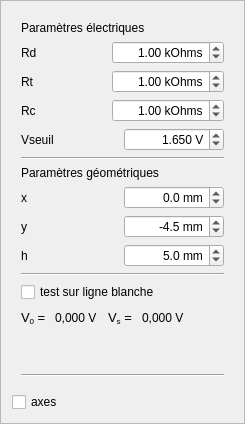
      <widget class="QFrame" name="frame_2">
       <property name="frameShape">
        <enum>QFrame::StyledPanel</enum>
       </property>
       <property name="frameShadow">
        <enum>QFrame::Raised</enum>
       </property>
       <layout class="QVBoxLayout" name="verticalLayout_7">
        <item>
         <widget class="QWidget" name="widgetExtension" native="true">
          <layout class="QVBoxLayout" name="verticalLayout_6">
           <item>
            <widget class="QLabel" name="label_26">
             <property name="text">
              <string>Paramètres électriques</string>
             </property>
            </widget>
           </item>
           <item>
            <layout class="QHBoxLayout" name="horizontalLayout_19">
             <item>
              <widget class="QLabel" name="label_17">
               <property name="text">
                <string>Rd</string>
               </property>
              </widget>
             </item>
             <item>
              <widget class="QDoubleSpinBox" name="doubleRd">
               <property name="minimumSize">
                <size>
                 <width>100</width>
                 <height>0</height>
                </size>
               </property>
               <property name="alignment">
                <set>Qt::AlignRight|Qt::AlignTrailing|Qt::AlignVCenter</set>
               </property>
               <property name="correctionMode">
                <enum>QAbstractSpinBox::CorrectToPreviousValue</enum>
               </property>
               <property name="suffix">
                <string> kOhms</string>
               </property>
               <property name="minimum">
                <double>0.010000000000000</double>
               </property>
               <property name="maximum">
                <double>1000.000000000000000</double>
               </property>
               <property name="value">
                <double>1.000000000000000</double>
               </property>
              </widget>
             </item>
            </layout>
           </item>
           <item>
            <layout class="QHBoxLayout" name="horizontalLayout_20">
             <item>
              <widget class="QLabel" name="label_18">
               <property name="text">
                <string>Rt</string>
               </property>
              </widget>
             </item>
             <item>
              <widget class="QDoubleSpinBox" name="doubleRt">
               <property name="minimumSize">
                <size>
                 <width>100</width>
                 <height>0</height>
                </size>
               </property>
               <property name="alignment">
                <set>Qt::AlignRight|Qt::AlignTrailing|Qt::AlignVCenter</set>
               </property>
               <property name="suffix">
                <string> kOhms</string>
               </property>
               <property name="minimum">
                <double>0.010000000000000</double>
               </property>
               <property name="maximum">
                <double>1000.000000000000000</double>
               </property>
               <property name="value">
                <double>1.000000000000000</double>
               </property>
              </widget>
             </item>
            </layout>
           </item>
           <item>
            <layout class="QHBoxLayout" name="horizontalLayout_23">
             <item>
              <widget class="QLabel" name="labelRc">
               <property name="text">
                <string>Rc</string>
               </property>
              </widget>
             </item>
             <item>
              <widget class="QDoubleSpinBox" name="doubleRc">
               <property name="minimumSize">
                <size>
                 <width>100</width>
                 <height>0</height>
                </size>
               </property>
               <property name="alignment">
                <set>Qt::AlignRight|Qt::AlignTrailing|Qt::AlignVCenter</set>
               </property>
               <property name="suffix">
                <string> kOhms</string>
               </property>
               <property name="minimum">
                <double>0.010000000000000</double>
               </property>
               <property name="maximum">
                <double>1000.000000000000000</double>
               </property>
               <property name="value">
                <double>1.000000000000000</double>
               </property>
              </widget>
             </item>
            </layout>
           </item>
           <item>
            <layout class="QHBoxLayout" name="horizontalLayout_29">
             <item>
              <widget class="QLabel" name="labelVseuil">
               <property name="text">
                <string>Vseuil</string>
               </property>
              </widget>
             </item>
             <item>
              <widget class="QDoubleSpinBox" name="doubleVseuil">
               <property name="minimumSize">
                <size>
                 <width>100</width>
                 <height>0</height>
                </size>
               </property>
               <property name="alignment">
                <set>Qt::AlignRight|Qt::AlignTrailing|Qt::AlignVCenter</set>
               </property>
               <property name="suffix">
                <string> V</string>
               </property>
               <property name="decimals">
                <number>3</number>
               </property>
               <property name="maximum">
                <double>3.300000000000000</double>
               </property>
               <property name="singleStep">
                <double>0.100000000000000</double>
               </property>
               <property name="value">
                <double>1.650000000000000</double>
               </property>
              </widget>
             </item>
            </layout>
           </item>
           <item>
            <widget class="Line" name="line_2">
             <property name="orientation">
              <enum>Qt::Horizontal</enum>
             </property>
            </widget>
           </item>
           <item>
            <widget class="QLabel" name="label_25">
             <property name="text">
              <string>Paramètres géométriques</string>
             </property>
            </widget>
           </item>
           <item>
            <layout class="QHBoxLayout" name="horizontalLayout_24">
             <item>
              <widget class="QLabel" name="label_22">
               <property name="text">
                <string>x</string>
               </property>
              </widget>
             </item>
             <item>
              <widget class="QDoubleSpinBox" name="doubleX">
               <property name="minimumSize">
                <size>
                 <width>100</width>
                 <height>0</height>
                </size>
               </property>
               <property name="alignment">
                <set>Qt::AlignRight|Qt::AlignTrailing|Qt::AlignVCenter</set>
               </property>
               <property name="suffix">
                <string> mm</string>
               </property>
               <property name="decimals">
                <number>1</number>
               </property>
               <property name="minimum">
                <double>-120.000000000000000</double>
               </property>
               <property name="maximum">
                <double>120.000000000000000</double>
               </property>
               <property name="singleStep">
                <double>10.000000000000000</double>
               </property>
              </widget>
             </item>
            </layout>
           </item>
           <item>
            <layout class="QHBoxLayout" name="horizontalLayout_25">
             <item>
              <widget class="QLabel" name="label_23">
               <property name="text">
                <string>y</string>
               </property>
              </widget>
             </item>
             <item>
              <widget class="QDoubleSpinBox" name="doubleY">
               <property name="minimumSize">
                <size>
                 <width>100</width>
                 <height>0</height>
                </size>
               </property>
               <property name="alignment">
                <set>Qt::AlignRight|Qt::AlignTrailing|Qt::AlignVCenter</set>
               </property>
               <property name="suffix">
                <string> mm</string>
               </property>
               <property name="decimals">
                <number>1</number>
               </property>
               <property name="minimum">
                <double>-240.000000000000000</double>
               </property>
               <property name="maximum">
                <double>0.000000000000000</double>
               </property>
               <property name="value">
                <double>-4.500000000000000</double>
               </property>
              </widget>
             </item>
            </layout>
           </item>
           <item>
            <layout class="QHBoxLayout" name="horizontalLayout_26">
             <item>
              <widget class="QLabel" name="label_24">
               <property name="text">
                <string>h</string>
               </property>
              </widget>
             </item>
             <item>
              <widget class="QDoubleSpinBox" name="doubleH">
               <property name="minimumSize">
                <size>
                 <width>100</width>
                 <height>0</height>
                </size>
               </property>
               <property name="alignment">
                <set>Qt::AlignRight|Qt::AlignTrailing|Qt::AlignVCenter</set>
               </property>
               <property name="suffix">
                <string> mm</string>
               </property>
               <property name="decimals">
                <number>1</number>
               </property>
               <property name="minimum">
                <double>0.300000000000000</double>
               </property>
               <property name="maximum">
                <double>20.000000000000000</double>
               </property>
               <property name="value">
                <double>5.000000000000000</double>
               </property>
              </widget>
             </item>
            </layout>
           </item>
           <item>
            <widget class="Line" name="line_3">
             <property name="orientation">
              <enum>Qt::Horizontal</enum>
             </property>
            </widget>
           </item>
           <item>
            <widget class="QCheckBox" name="checkBoxTestBlanc">
             <property name="text">
              <string>test sur ligne blanche</string>
             </property>
            </widget>
           </item>
           <item>
            <layout class="QHBoxLayout" name="horizontalLayout_30">
             <item>
              <widget class="QLabel" name="label">
               <property name="text">
                <string>&lt;!DOCTYPE HTML PUBLIC &quot;-//W3C//DTD HTML 4.0//EN&quot; &quot;http://www.w3.org/TR/REC-html40/strict.dtd&quot;&gt;
&lt;html&gt;&lt;head&gt;&lt;meta name=&quot;qrichtext&quot; content=&quot;1&quot; /&gt;&lt;style type=&quot;text/css&quot;&gt;
p, li { white-space: pre-wrap; }
&lt;/style&gt;&lt;/head&gt;&lt;body style=&quot; font-family:'Sans Serif'; font-size:10pt; font-weight:400; font-style:normal;&quot;&gt;
&lt;p style=&quot; margin-top:0px; margin-bottom:0px; margin-left:0px; margin-right:0px; -qt-block-indent:0; text-indent:0px;&quot;&gt;V&lt;span style=&quot; vertical-align:sub;&quot;&gt;0&lt;/span&gt; = &lt;/p&gt;&lt;/body&gt;&lt;/html&gt;</string>
               </property>
              </widget>
             </item>
             <item>
              <widget class="QLabel" name="labelV0">
               <property name="text">
                <string>0,000 V</string>
               </property>
              </widget>
             </item>
             <item>
              <spacer name="horizontalSpacer_8">
               <property name="orientation">
                <enum>Qt::Horizontal</enum>
               </property>
               <property name="sizeType">
                <enum>QSizePolicy::MinimumExpanding</enum>
               </property>
               <property name="sizeHint" stdset="0">
                <size>
                 <width>5</width>
                 <height>20</height>
                </size>
               </property>
              </spacer>
             </item>
             <item>
              <widget class="QLabel" name="label_2">
               <property name="text">
                <string>&lt;!DOCTYPE HTML PUBLIC &quot;-//W3C//DTD HTML 4.0//EN&quot; &quot;http://www.w3.org/TR/REC-html40/strict.dtd&quot;&gt;
&lt;html&gt;&lt;head&gt;&lt;meta name=&quot;qrichtext&quot; content=&quot;1&quot; /&gt;&lt;style type=&quot;text/css&quot;&gt;
p, li { white-space: pre-wrap; }
&lt;/style&gt;&lt;/head&gt;&lt;body style=&quot; font-family:'Sans Serif'; font-size:10pt; font-weight:400; font-style:normal;&quot;&gt;
&lt;p style=&quot; margin-top:0px; margin-bottom:0px; margin-left:0px; margin-right:0px; -qt-block-indent:0; text-indent:0px;&quot;&gt;V&lt;span style=&quot; vertical-align:sub;&quot;&gt;s&lt;/span&gt; = &lt;/p&gt;&lt;/body&gt;&lt;/html&gt;</string>
               </property>
              </widget>
             </item>
             <item>
              <widget class="QLabel" name="labelVs">
               <property name="text">
                <string>0,000 V</string>
               </property>
              </widget>
             </item>
             <item>
              <spacer name="horizontalSpacer_9">
               <property name="orientation">
                <enum>Qt::Horizontal</enum>
               </property>
               <property name="sizeHint" stdset="0">
                <size>
                 <width>40</width>
                 <height>20</height>
                </size>
               </property>
              </spacer>
             </item>
            </layout>
           </item>
           <item>
            <spacer name="verticalSpacer_2">
             <property name="orientation">
              <enum>Qt::Vertical</enum>
             </property>
             <property name="sizeHint" stdset="0">
              <size>
               <width>20</width>
               <height>40</height>
              </size>
             </property>
            </spacer>
           </item>
           <item>
            <widget class="Line" name="line">
             <property name="orientation">
              <enum>Qt::Horizontal</enum>
             </property>
            </widget>
           </item>
          </layout>
         </widget>
        </item>
        <item>
         <spacer name="verticalSpacer">
          <property name="orientation">
           <enum>Qt::Vertical</enum>
          </property>
          <property name="sizeHint" stdset="0">
           <size>
            <width>20</width>
            <height>0</height>
           </size>
          </property>
         </spacer>
        </item>
        <item>
         <widget class="QCheckBox" name="checkBoxAxes">
          <property name="text">
           <string>axes</string>
          </property>
         </widget>
        </item>
       </layout>
      </widget>
